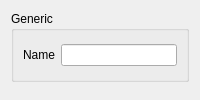
<?xml version="1.0" encoding="UTF-8"?>
<ui version="4.0">
 <class>DomainComponentOrg</class>
 <widget class="QWidget" name="DomainComponentOrg">
  <property name="windowTitle">
   <string>Domain component/organization</string>
  </property>
  <property name="categoryTitle" stdset="0">
   <string>DomainComponentOrg</string>
  </property>
  <property name="windowIcon">
   <iconset>
    <normaloff>:/images/domaincomponentorg.png</normaloff>:/images/domaincomponentorg.png</iconset>
  </property>
  <layout class="QVBoxLayout" name="verticalLayout_2">
   <item>
    <widget class="QGroupBox" name="groupBox_2">
     <property name="title">
      <string>Generic</string>
     </property>
     <layout class="QHBoxLayout" name="horizontalLayout">
      <item>
       <widget class="QLabel" name="nameLabel">
        <property name="text">
         <string>Name</string>
        </property>
        <property name="buddy">
         <cstring>dcEdit</cstring>
        </property>
       </widget>
      </item>
      <item>
       <widget class="QLineEdit" name="dcEdit"/>
      </item>
     </layout>
    </widget>
   </item>
   <item>
    <spacer name="verticalSpacer">
     <property name="orientation">
      <enum>Qt::Vertical</enum>
     </property>
    </spacer>
   </item>
  </layout>
 </widget>
 <resources>
  <include location="resources/domaincomponentorg.qrc"/>
 </resources>
 <connections>
  <connection>
   <sender>dcEdit</sender>
   <signal>textChanged(QString)</signal>
   <receiver>DomainComponentOrg</receiver>
   <slot>property_dc()</slot>
  </connection>
 </connections>
</ui>
